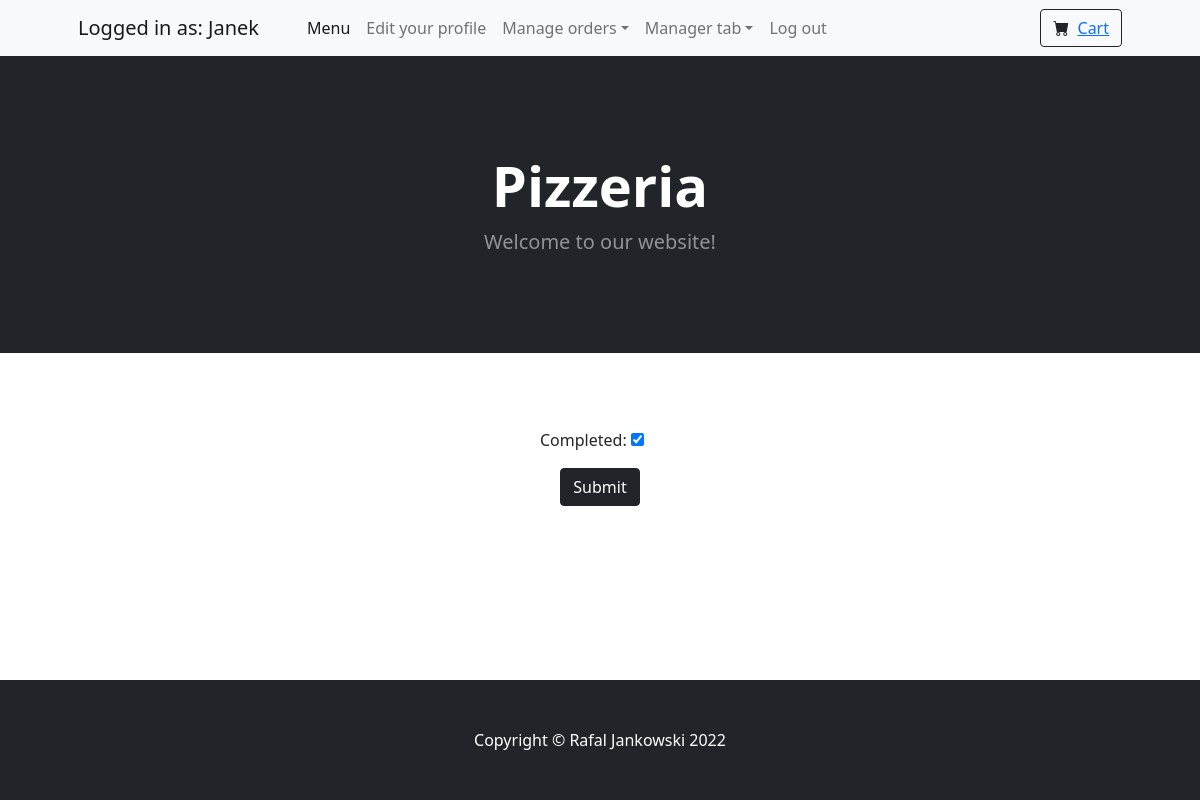
/order_update/7 (signed in), run on an earlier commit of the app's database.
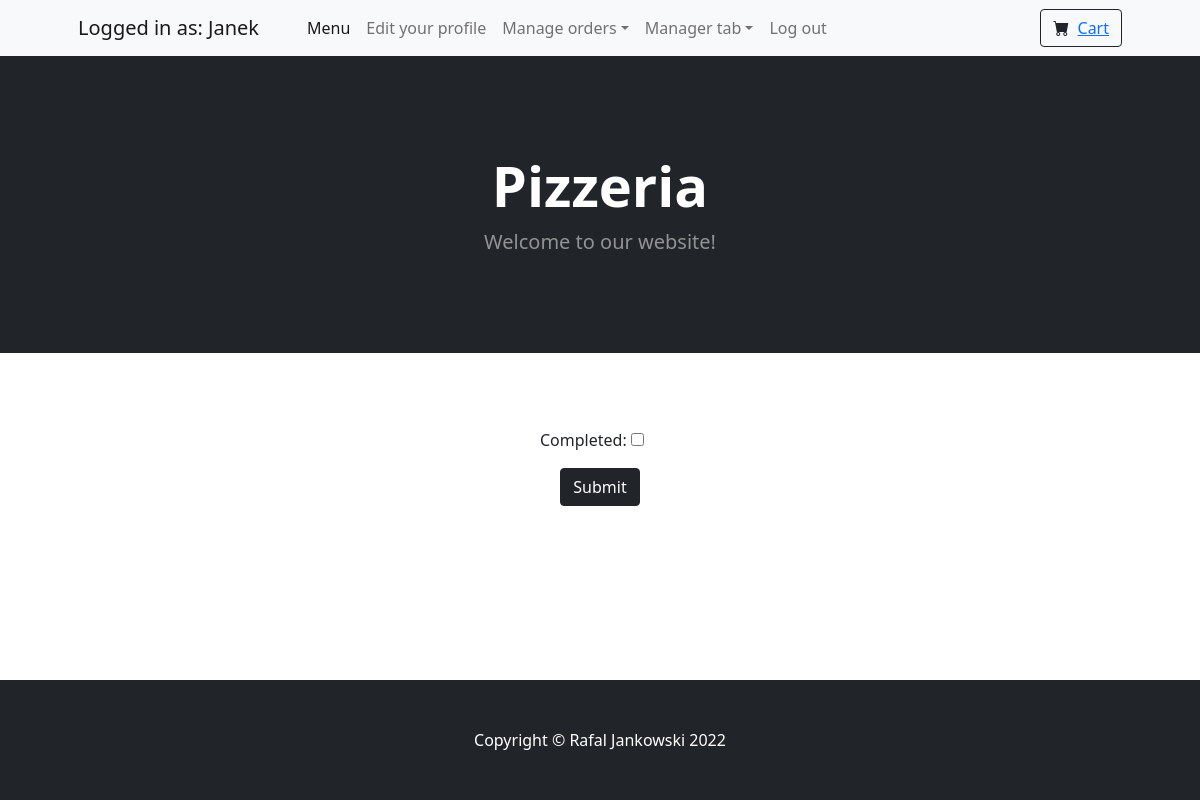
And on a later commit of the database.
### PizzeriaManager/models.py (models this page shows)
class Order(models.Model):
    customer = models.ForeignKey(
        User,
        null=True,
        on_delete=models.CASCADE,
        related_name='orders'
    )
    timestamp = models.DateTimeField(auto_now=True)
    total = models.DecimalField(max_digits=6, decimal_places=2, default=0)
    in_cart = models.BooleanField(default=True)
    completed = models.BooleanField(default=False)
    payment_method = models.CharField(max_length=50)
    address = models.CharField(max_length=250)

### PizzeriaManager/views.py (the view)
# urls.py: path('order_update/<int:pk>', UpdateOrderView.as_view(), name='update_orders_manager'),
class UpdateOrderView(LoginRequiredMixin, PermissionRequiredMixin, UpdateView):
    permission_required = ('PizzeriaManager.change_order')
    model = Order
    fields = ('completed', )
    success_url = reverse_lazy('list_orders_managers')
    template_name = 'PizzeriaManager/form.html'

### PizzeriaManager/templates/PizzeriaManager/form.html (shortened to what this page needs)
{% extends "PizzeriaManager/_base.html" %}
{% load cart_tag %}
{% block content %}
<form style="width: 10%; margin: auto" method="post">
    {{ form.as_p }}
    <div class="text-center">
    <input class="btn btn-dark" type="submit">
    </div>
</form>
    <div style="color: white">.</div>
{% endblock %}

What changed in the data, as far as the page shows it:
changed Order: completed "☑" → "☐"
